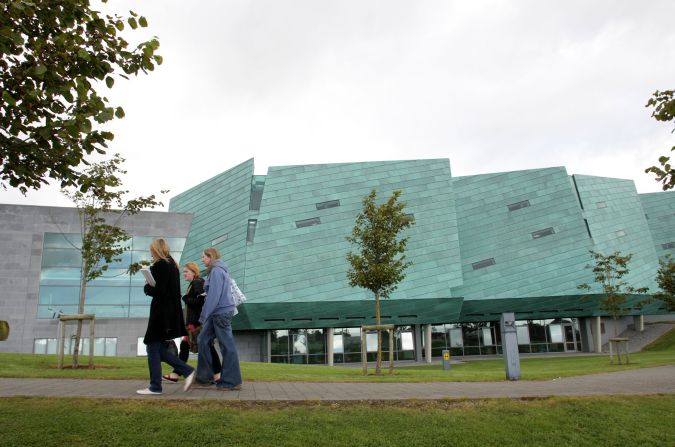
#> input picture Lab8/ATU.jpg, 675 x 447 px
$ python EdgeDetection.py   (older library calls are emulated)
#> lines starting #> are read from the running program, lines starting #| are printed output that depends on the picture
#G00410388 - Patrick Black
import cv2
import numpy as np
from matplotlib import pyplot as plt

# Number of Rows and Columns
nrows = 2
ncols = 3

# Images
imgOrig = cv2.imread('ATU.jpg') # Original Image
#> imgOrig is the input picture: shape (447, 675, 3); mean B, G, R 146.4, 158.5, 148.9
imgGray = cv2.cvtColor(imgOrig, cv2.COLOR_BGR2GRAY) # Grayscale Image
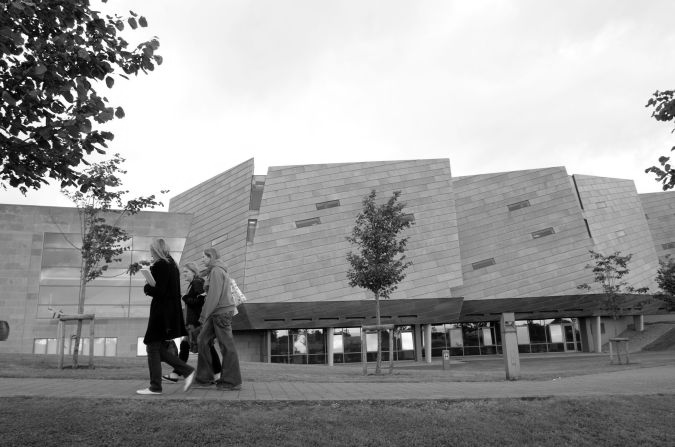
#> imgGray: shape (447, 675); min 0, max 255, mean 154.2
img3by3 = cv2.GaussianBlur(imgGray,(3, 3), 0) # 3 x 3 Blur
img13by13 = cv2.GaussianBlur(imgGray,(13, 13), 0) # 13 x 13 Blur
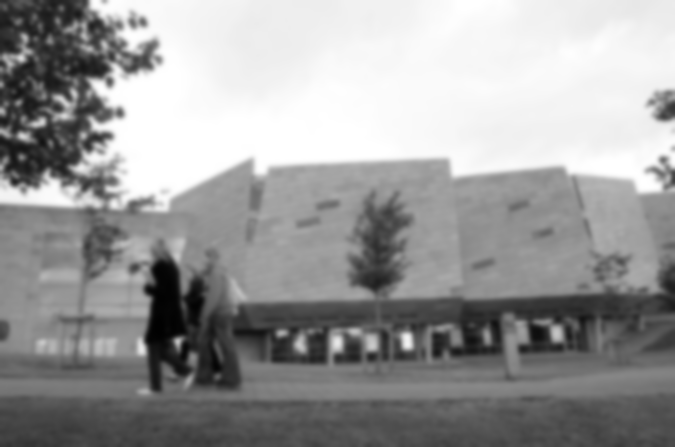
#> img13by13: shape (447, 675); min 1, max 255, mean 154.2
sobelHorizontal = cv2.Sobel(imgGray, cv2.CV_64F, 1, 0, ksize = 5) # x direction
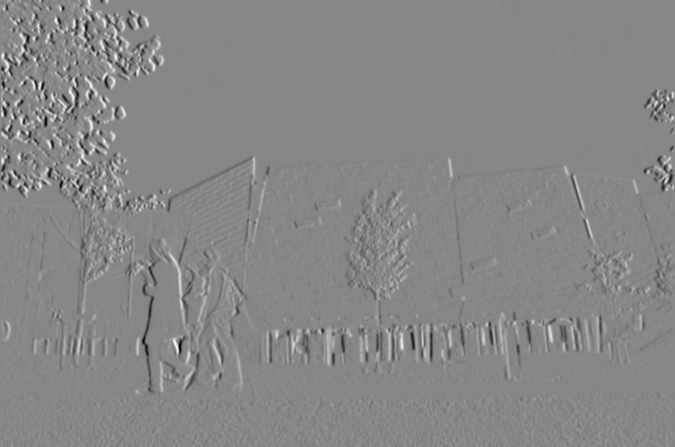
#> sobelHorizontal: shape (447, 675) float64; min -10885, max 9721, mean 7.1; drawn with min black and max white
sobelVertical = cv2.Sobel(imgGray, cv2.CV_64F, 0, 1, ksize = 5) # y direction
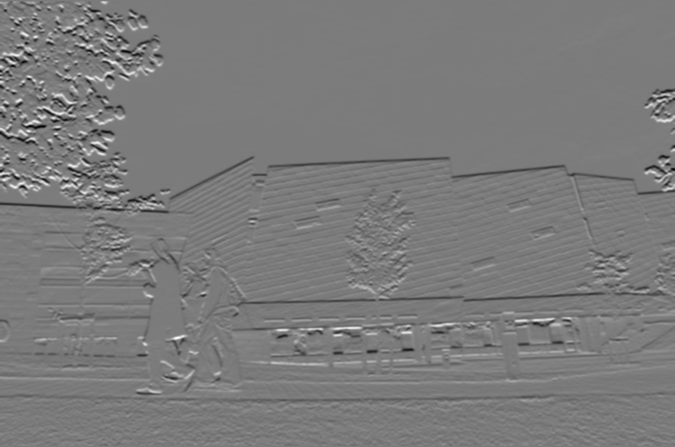
#> sobelVertical: shape (447, 675) float64; min -10212, max 10804, mean -42.1; drawn with min black and max white
canny = cv2.Canny(imgGray, 70, 150) # Canny Edge Detection Image
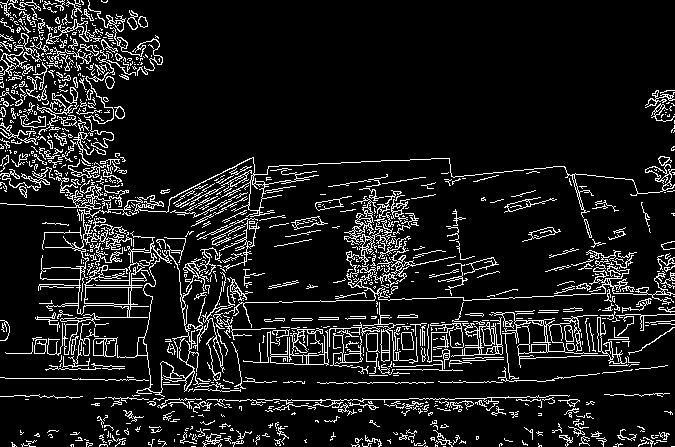
#> canny: shape (447, 675); 10.5% white in thin lines or dots

# Display Window - Matplotlib as Plt
plt.subplot(nrows, ncols, 1), plt.imshow(cv2.cvtColor(imgOrig,cv2.COLOR_BGR2RGB), cmap = 'gray') # Original
plt.title('Original'), plt.xticks([]), plt.yticks([])
plt.subplot(nrows, ncols, 2), plt.imshow(imgGray, cmap = 'gray') # GrayScale
plt.title('GrayScale'), plt.xticks([]), plt.yticks([])

                # [5 lines of commented-out code are left out]

plt.subplot(nrows, ncols, 3), plt.imshow(sobelHorizontal, cmap = 'gray') # Sobel X
plt.title('Sobel X'), plt.xticks([]), plt.yticks([])
plt.subplot(nrows, ncols, 4), plt.imshow(sobelVertical, cmap = 'gray') # Sobel Y
plt.title('Sobel Y'), plt.xticks([]), plt.yticks([])
plt.subplot(nrows, ncols, 5), plt.imshow(sobelHorizontal + sobelVertical, cmap = 'gray') # Sobel Sum
plt.title('Sobel Sum'), plt.xticks([]), plt.yticks([])
plt.subplot(nrows, ncols, 6), plt.imshow(canny, cmap = 'gray') # Canny Edge Detection
plt.title('Canny Edge Image'), plt.xticks([]), plt.yticks([])

plt.show() # Displays the Output Window
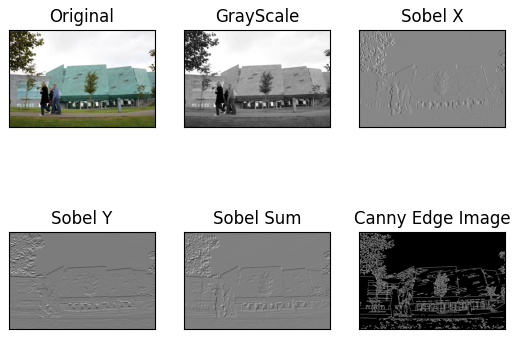
#> figure drawn by matplotlib, 6 panels
